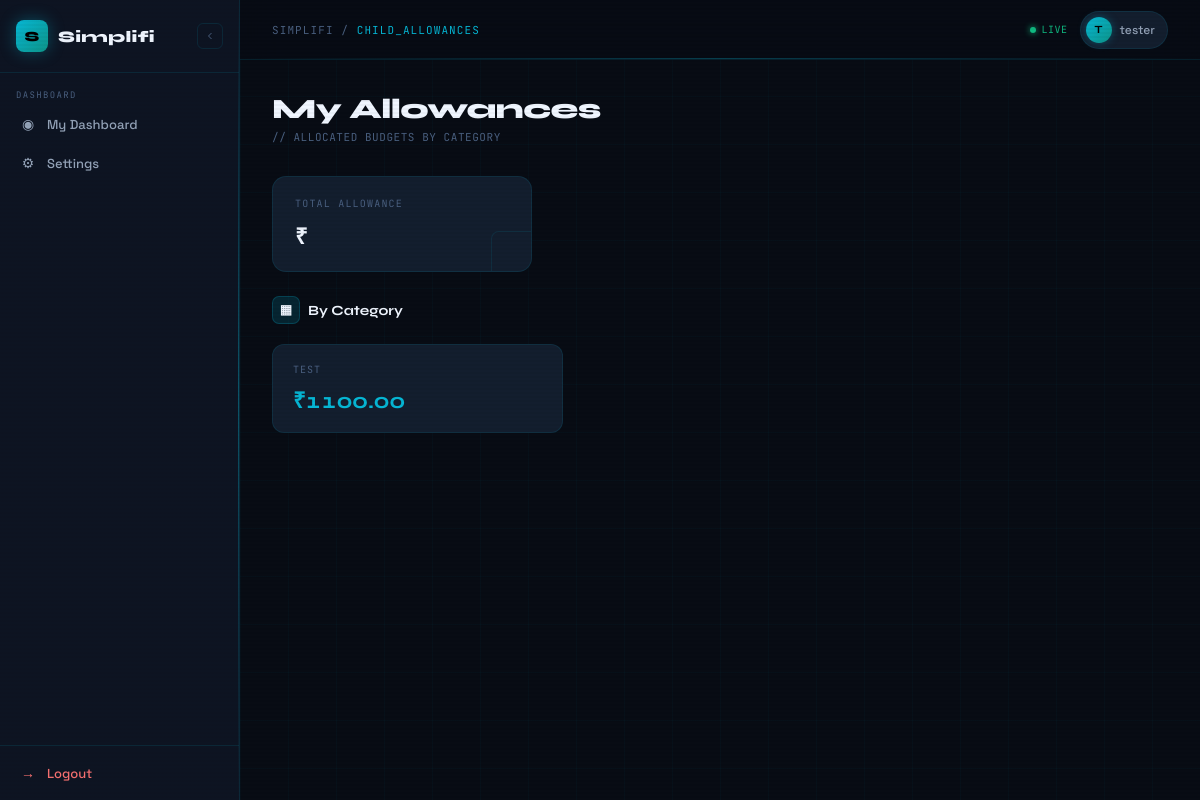
Screenshot of /children/my-allowance/ (signed in) with the database file from the repository.
### accounts/models.py (models this page shows, shortened)
class User(AbstractUser):
    ROLE_CHOICES = (
        ("parent", "Parent"),
        ("child", "Child"),
    )
    role = models.CharField(
        max_length=20,
        choices=ROLE_CHOICES,
        default="parent"
    )
    phone = models.CharField(max_length=15, blank=True)
    income_range = models.CharField(
        max_length=50,
        choices=[
            ('<5L', 'Below 5L'),
            ('5-10L', '5–10L'),
            ('10-25L', '10–25L'),
            ('25L+', '25L+'),
        ],
        blank=True
    )

### children/models.py (models this page shows, shortened)
class ExpenseCategory(models.Model):
    child = models.ForeignKey(
        ChildProfile,
        on_delete=models.CASCADE,
        related_name="categories"
    )
    name = models.CharField(max_length=200)
    allocated_amount = models.DecimalField(
        max_digits=10,
        decimal_places=2
    )
    created_at = models.DateTimeField(auto_now_add=True)
    class Meta:
        unique_together = ("child", "name")

### children/views.py (the view)
@login_required
def child_allowances(request):
    if request.user.role != "child":
        return redirect("dashboard_home")
    child_profile = request.user.child_profile
    categories = child_profile.categories.all()
    total_allowance = categories.aggregate(
        total=Sum("allocated_amount")
    )["total"] or 0
    fund_requests = child_profile.fund_requests.all()
    return render(
        request,
        "children/child_allowances.html",
        {
            "categories": categories,
            "wallet_total": total_allowance,
            "fund_requests": fund_requests
        }
    )

### children/templates/children/child_allowances.html (shortened to what this page needs)
{% extends "accounts/dashboard.html" %}
{% block content %}
<div class="page-header">
  <div>
    <div class="page-title">My Allowances</div>
    <div class="page-subtitle">// ALLOCATED BUDGETS BY CATEGORY</div>
  </div>
</div>
<div class="stat-card delay-1" style="max-width:260px;margin-bottom:24px;">
  <div class="stat-corner"></div>
  <div class="stat-label">Total Allowance</div>
  <div class="stat-value mono">₹{{ wallet.total_allocated }}</div>
</div>
<div class="section-title" style="margin-bottom:14px;">
  <div class="section-icon">▦</div>
  By Category
</div>
<div class="alloc-grid">
  {% for category in categories %}
  <div class="alloc-card" style="animation-delay:{{ forloop.counter0 }}00ms">
    <div class="alloc-cat">{{ category.name }}</div>
    <div class="alloc-amount">₹{{ category.allocated_amount }}</div>
  </div>
  {% empty %}
  <div style="grid-column:1/-1;font-family:'JetBrains Mono',monospace;font-size:11px;color:var(--ink-3);padding:24px 0;">
    // No allowances assigned yet
  </div>
  {% endfor %}
</div>
{% endblock %}

### accounts/templates/accounts/dashboard.html (shortened to what this page needs)
{% load static %}
<!DOCTYPE html>
<html lang="en">
<head>
</head>
<body>
<div class="shell">
  <aside class="sidebar" id="sidebar">
    <div class="sidebar-logo">
      <div class="logo-mark" onclick="toggleSidebar()">S</div>
      <span class="logo-text">Simplifi</span>
      <button class="toggle-btn" onclick="toggleSidebar()" title="Collapse">
        <svg width="12" height="12" fill="none" stroke="currentColor" stroke-width="2" viewBox="0 0 24 24">
          <path d="M15 18l-6-6 6-6"/>
        </svg>
      </button>
    </div>
    <nav>
      {% if request.user.role == "parent" %}
        <div class="nav-section-label">Main</div>
        <a href="{% url 'dashboard_home' %}" class="nav-link {% if request.resolver_match.url_name == 'dashboard_home' %}active{% endif %}">
          <span class="nav-icon">⌂</span>
          <span class="nav-label">Home</span>
        </a>
        <a href="{% url 'finance_overview' %}" class="nav-link {% if request.resolver_match.url_name == 'finance_overview' %}active{% endif %}">
          <span class="nav-icon">◈</span>
          <span class="nav-label">Optimizer</span>
        </a>
        <a href="{% url 'transactions' %}" class="nav-link {% if request.resolver_match.url_name == 'transactions' %}active{% endif %}">
          <span class="nav-icon">⊞</span>
          <span class="nav-label">Transactions</span>
        </a>
        <a href="{% url 'goal_dashboard' %}" class="nav-link {% if request.resolver_match.url_name == 'goal_dashboard' %}active{% endif %}">
          <span class="nav-icon">◎</span>
          <span class="nav-label">Goal Planner</span>
        </a>
        <div class="nav-section-label" style="margin-top:8px;">Family</div>
        <a href="{% url 'parent_children_dashboard' %}" class="nav-link">
          <span class="nav-icon">▦</span>
          <span class="nav-label">Children Overview</span>
        </a>
        <a href="{% url 'children_list' %}" class="nav-link {% if request.resolver_match.url_name == 'children_list' %}active{% endif %}">
          <span class="nav-icon">◉</span>
          <span class="nav-label">Manage Children</span>
        </a>
        <a href="{% url 'allowance_history' %}" class="nav-link">
          <span class="nav-icon">≡</span>
          <span class="nav-label">Allowance History</span>
        </a>
        <div class="nav-section-label" style="margin-top:8px;">Account</div>
        <a href="{% url 'settings_page' %}" class="nav-link {% if request.resolver_match.url_name == 'settings_page' %}active{% endif %}">
          <span class="nav-icon">⚙</span>
          <span class="nav-label">Settings</span>
        </a>
      {% elif request.user.role == "child" %}
        <div class="nav-section-label">Dashboard</div>
        <a href="{% url 'child_dashboard' %}" class="nav-link {% if request.resolver_match.url_name == 'child_dashboard' %}active{% endif %}">
          <span class="nav-icon">◉</span>
          <span class="nav-label">My Dashboard</span>
        </a>
        <a href="{% url 'child_settings' %}" class="nav-link">
          <span class="nav-icon">⚙</span>
          <span class="nav-label">Settings</span>
        </a>
      {% endif %}
    </nav>
    <div class="sidebar-footer">
      <a href="{% url 'logout' %}" class="logout-link">
        <span class="nav-icon">→</span>
        <span class="logout-label">Logout</span>
      </a>
    </div>
  </aside>
  <div class="main" id="main">
    <div class="topbar">
      <div class="topbar-left">
        <div class="topbar-title">
          SIMPLIFI / <span>{{ request.resolver_match.url_name|upper|default:"DASHBOARD" }}</span>
        </div>
      </div>
      <div class="topbar-right">
        <div class="live-dot">
          <div class="live-pulse"></div>
          LIVE
        </div>
        <div class="user-chip">
          <div class="user-avatar">{{ request.user.username|first|upper }}</div>
          {{ request.user.username }}
        </div>
      </div>
    </div>
    <div class="content-area">
      {% block content %}{% endblock %}
    </div>
  </div>
</div>
</body>
</html>

### children/templates/children/child_allowances.html (style rules this page uses)
.alloc-grid { display: grid; grid-template-columns: repeat(3, 1fr); gap: 12px; margin-top: 20px; }
.alloc-card { background: var(--surface); border: 1px solid var(--border); border-radius: 12px; padding: 18px 20px; transition: border-color 0.2s, transform 0.2s; animation: cardIn 0.5s cubic-bezier(0.16,1,0.3,1) both; position: relative; overflow: hidden; }
.alloc-card::before { content: ''; position: absolute; top: 0; left: 0; right: 0; height: 1px; background: linear-gradient(90deg, transparent, var(--cyan), transparent); opacity: 0; transition: opacity 0.3s; }
.alloc-cat { font-family: 'JetBrains Mono', monospace; font-size: 10px; letter-spacing: 0.1em; text-transform: uppercase; color: var(--ink-3); margin-bottom: 8px; }
.alloc-amount { font-family: 'Syne', sans-serif; font-size: 22px; font-weight: 700; color: var(--cyan); font-variant-numeric: tabular-nums; }

### rows the page displays
User: user.username|first "T", user.username "tester"
ExpenseCategory: name "TEST", allocated_amount "1100.00"

### other values shown
{{ request.resolver_match.url_name|upper|default:"DASHBOARD" }} "CHILD_ALLOWANCES"
